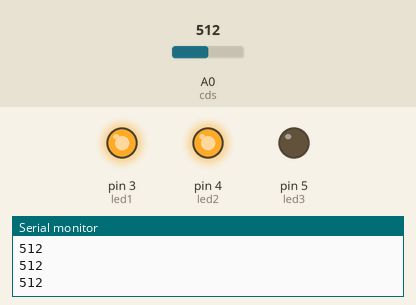
This sketch was run on a simulated Arduino Uno, built with avr-gcc and run on an emulated ATmega328P. Parts: output pins drawn as LEDs (lit = HIGH), the last lines printed to the serial monitor. The test bench sets the inputs (shaded band); at power-on: A0 (cds) = 512.

Above: at 1.2 s.
1.3 s: A0 (cds) set to 311
2.8 s: A0 (cds) set to 301
At 4.0 s:
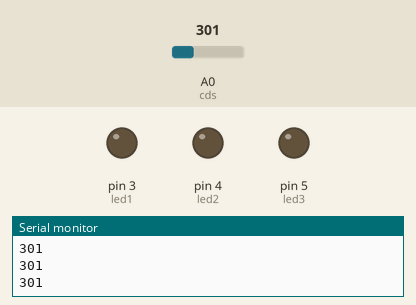
4.3 s: A0 (cds) set to 122
At 5.3 s:
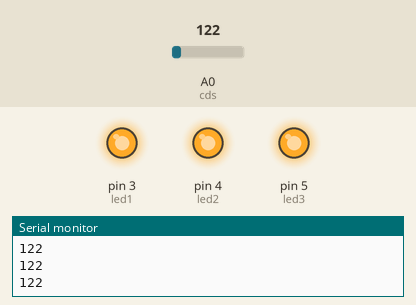
5.9 s: A0 (cds) set to 0
At 6.6 s:
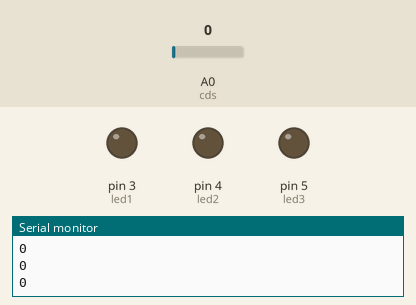
7.5 s: A0 (cds) set to 610
At 7.9 s:
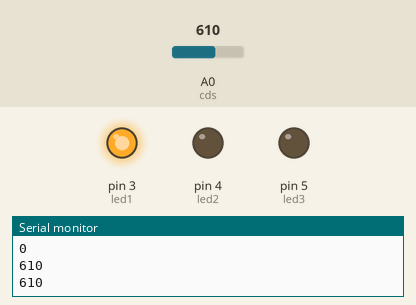
9.1 s: A0 (cds) set to 601
At 10.4 s:
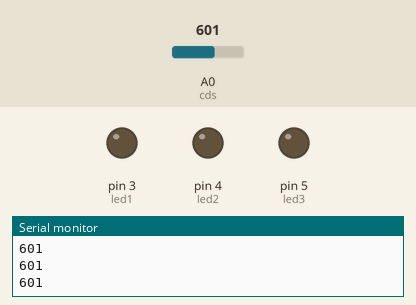
Timing chart, 0 to 11.7 s (numbered marks = the images above; inputs shaded):
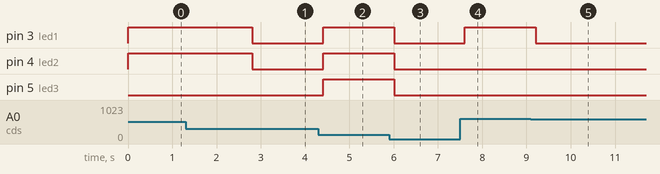

Measured:
- the behaviour switches between 302 and 301 on A0 (cds) (found by bisection; images 0 and 1)
- the behaviour switches between 602 and 601 on A0 (cds) (found by bisection; images 4 and 5)
- after the input at 2.8 s, pin 3 (led1), pin 4 (led2): HIGH → LOW at once
- after the input at 4.3 s, pin 3 (led1), pin 4 (led2), pin 5 (led3): LOW → HIGH after 0.11 s
- after the input at 5.9 s, pin 3 (led1), pin 4 (led2), pin 5 (led3): HIGH → LOW after 0.11 s
- after the input at 7.5 s, pin 3 (led1): LOW → HIGH after 0.11 s
- after the input at 9.1 s, pin 3 (led1): HIGH → LOW after 0.11 s

The sketch:

06_cds2.ino
```cpp
int cds = A0;
int led1 = 3;
int led2 = 4;
int led3 = 5;

void setup() {
  pinMode(led1, OUTPUT);
  pinMode(led2, OUTPUT);
  pinMode(led3, OUTPUT);

  Serial.begin(9600);
}

void loop() {
  int cdsValue = analogRead(cds);

 Serial.println(cdsValue);

  if (cdsValue > 0 && cdsValue < 300)
  {
    digitalWrite(led1, HIGH);
    digitalWrite(led2, HIGH);
    digitalWrite(led3, HIGH);
  }
  else if (cdsValue > 301 && cdsValue < 600)
  {
    digitalWrite(led1, HIGH);
    digitalWrite(led2, HIGH);
  }
  else if (cdsValue > 601 && cdsValue < 800)
  {
  digitalWrite(led1, HIGH);
  }
  else {
    digitalWrite(led1, LOW);
    digitalWrite(led2, LOW);
    digitalWrite(led3, LOW);
  }
  delay(200);
}
```
